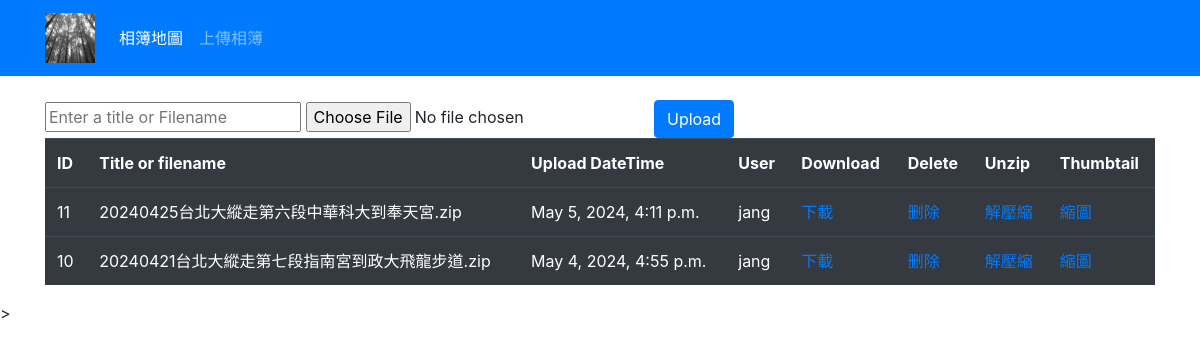
Page /file/ (signed in) on the earlier database version.
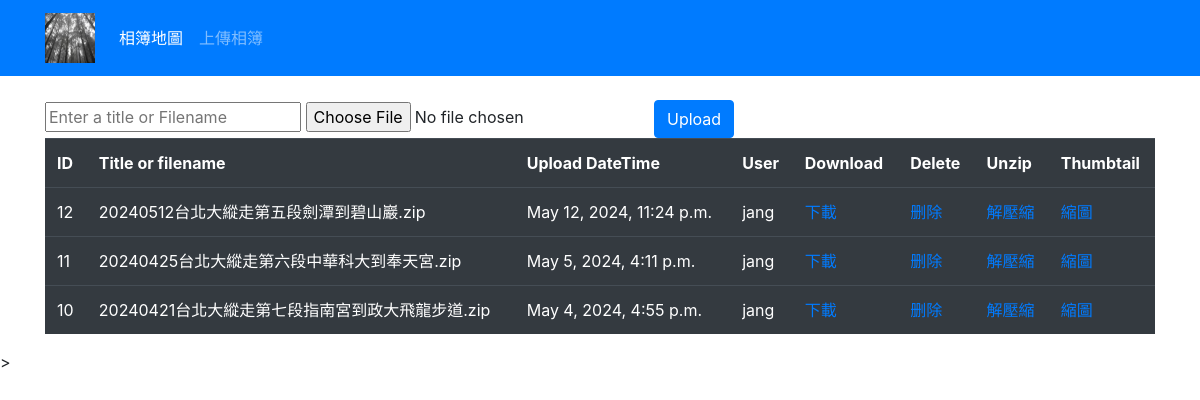
Same page on the later database version.
### file/models.py (models this page shows)
class File(models.Model):
    title = models.CharField(max_length = 200)
    uploadedFile = models.FileField(upload_to = "upload/")
    dateTimeOfUpload = models.DateTimeField(auto_now = True)
    user = models.ForeignKey(settings.AUTH_USER_MODEL, on_delete=models.CASCADE, related_name='file_user', null = True)
    class Meta:
        permissions = (
            ("file_upload", "Can Upload File"),
            ("file_delete", "Can Delete File"),
        )

### file/views.py (the view, shortened to what this page needs)
# urls.py: path("", views.uploadFile, name = 'upload'),
@login_required
def uploadFile(request):  #上傳多張圖片的zip檔
    files = models.File.objects.all().order_by("-id") #新上傳的壓縮檔放前面
    return render(request, "upload-file.html", context = { "files": files })

### file/templates/upload-file.html (shortened to what this page needs)
{% extends 'base.html' %}
{% load static %}
{% block content %}
{% if user.is_authenticated %}
    <form action="{% url 'file:upload' %}" method="POST" enctype="multipart/form-data">
        <input type="text" name="fileTitle" placeholder="Enter a title or Filename">
        <input type="file"  name="uploadedFile">
        <input type="submit" class="btn btn-primary" value="Upload">
    </form>
    <table  class="table table-dark">
        <tr>
            <th scope="col">ID</th>
            <th scope="col">Title or filename</th>
            <th scope="col">Upload DateTime</th>
            <th scope="col">User</th>
            <th scope="col">Download</th>
            <th scope="col">Delete</th>
            <th scope="col">Unzip</th>
            <th scope="col">Thumbtail</th>
        </tr>
        {% for file in files %}
            <tr>
                <td  scope="row">{{ file.id }}</td>
                <td>{{ file.title }}</td>
                <td>{{ file.dateTimeOfUpload }}</td>
                <td>{{ file.user }}</td>
                <td> <a href="{% url 'file:download' file.id %}">下載</a></td>
                <td> <a href="{% url 'file:delete' file.id %}">删除</a></td>
                <td> <a href="{% url 'file:unzip' file.id %}">解壓縮</a></td>
                <td> <a href="{% url 'file:thumb' file.id %}">縮圖</a></td>
            </tr>
        {% endfor %}
    </table>
{% endif %}
{% endblock %}

Differences in the rows shown:
added File: id "12", title "20240512台北大縱走第五段劍潭到碧山巖.zip", dateTimeOfUpload "May 12, 2024, 11:24 p.m.", user "jang"
